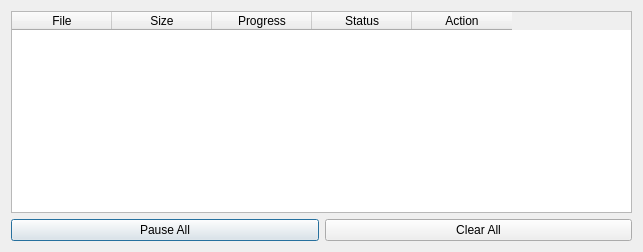
<?xml version="1.0" encoding="UTF-8"?>
<ui version="4.0">
 <class>TransferDialog</class>
 <widget class="QDialog" name="TransferDialog">
  <property name="geometry">
   <rect>
    <x>0</x>
    <y>0</y>
    <width>643</width>
    <height>252</height>
   </rect>
  </property>
  <property name="windowTitle">
   <string>Transfers</string>
  </property>
  <layout class="QVBoxLayout" name="verticalLayout">
   <item>
    <widget class="QTableWidget" name="transfersTable">
     <property name="columnCount">
      <number>5</number>
     </property>
     <column>
      <property name="text">
       <string>File</string>
      </property>
     </column>
     <column>
      <property name="text">
       <string>Size</string>
      </property>
     </column>
     <column>
      <property name="text">
       <string>Progress</string>
      </property>
     </column>
     <column>
      <property name="text">
       <string>Status</string>
      </property>
     </column>
     <column>
      <property name="text">
       <string>Action</string>
      </property>
     </column>
    </widget>
   </item>
   <item>
    <layout class="QHBoxLayout" name="controlsLayout">
     <item>
      <widget class="QPushButton" name="pauseAllButton">
       <property name="text">
        <string>Pause All</string>
       </property>
      </widget>
     </item>
     <item>
      <widget class="QPushButton" name="clearAllButton">
       <property name="text">
        <string>Clear All</string>
       </property>
      </widget>
     </item>
    </layout>
   </item>
  </layout>
 </widget>
 <resources/>
 <connections>
  <connection>
   <sender>pauseAllButton</sender>
   <signal>clicked()</signal>
   <receiver>TransferDialog</receiver>
   <slot>pauseAllTransfers()</slot>
   <hints>
    <hint type="sourcelabel">
     <x>20</x>
     <y>20</y>
    </hint>
    <hint type="destinationlabel">
     <x>20</x>
     <y>20</y>
    </hint>
   </hints>
  </connection>
  <connection>
   <sender>clearAllButton</sender>
   <signal>clicked()</signal>
   <receiver>TransferDialog</receiver>
   <slot>clearAllTransfers()</slot>
   <hints>
    <hint type="sourcelabel">
     <x>20</x>
     <y>20</y>
    </hint>
    <hint type="destinationlabel">
     <x>20</x>
     <y>20</y>
    </hint>
   </hints>
  </connection>
 </connections>
 <slots>
  <slot>pauseAllTransfers()</slot>
  <slot>clearAllTransfers()</slot>
 </slots>
</ui>
